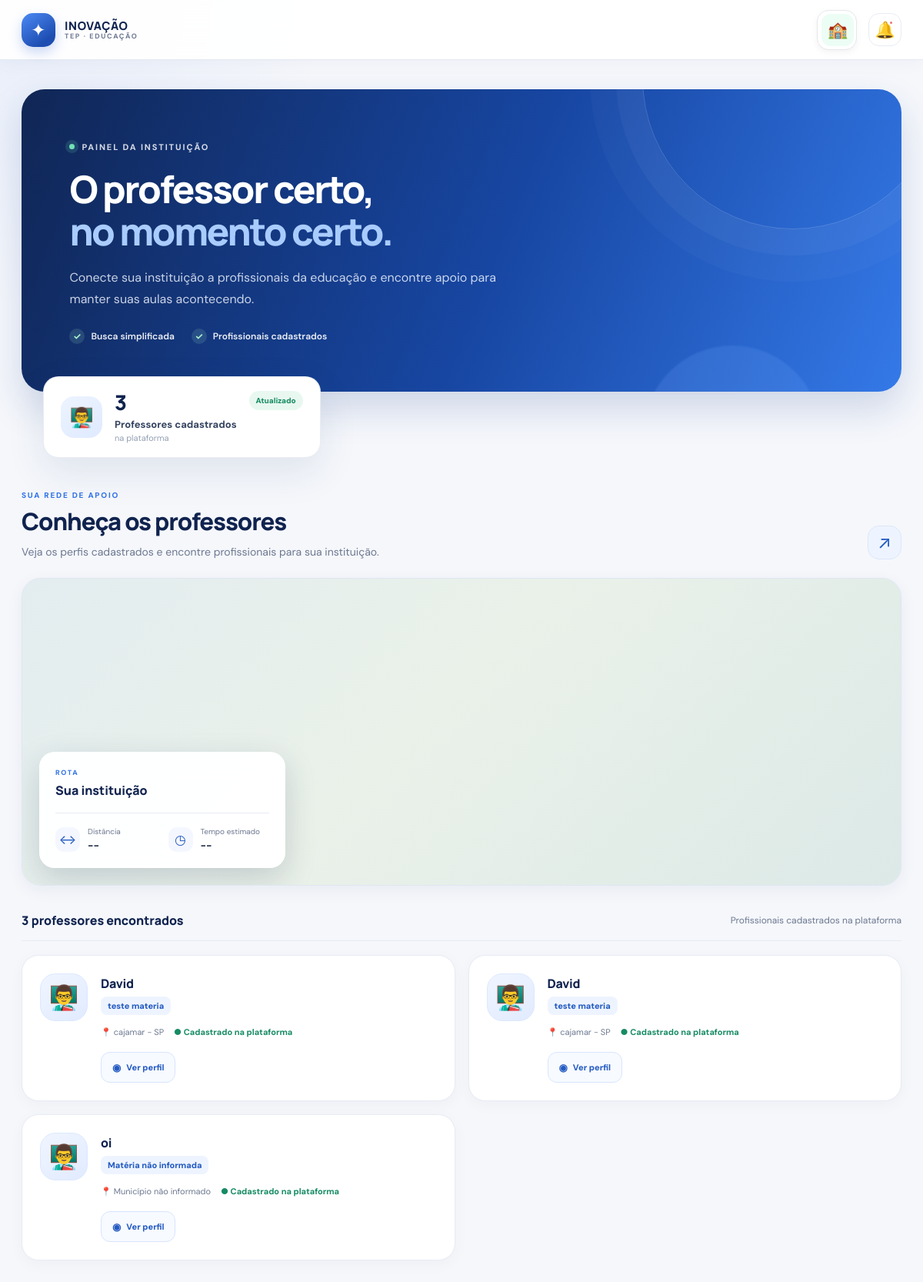
/instituicao/, run on an earlier commit of the app's database.
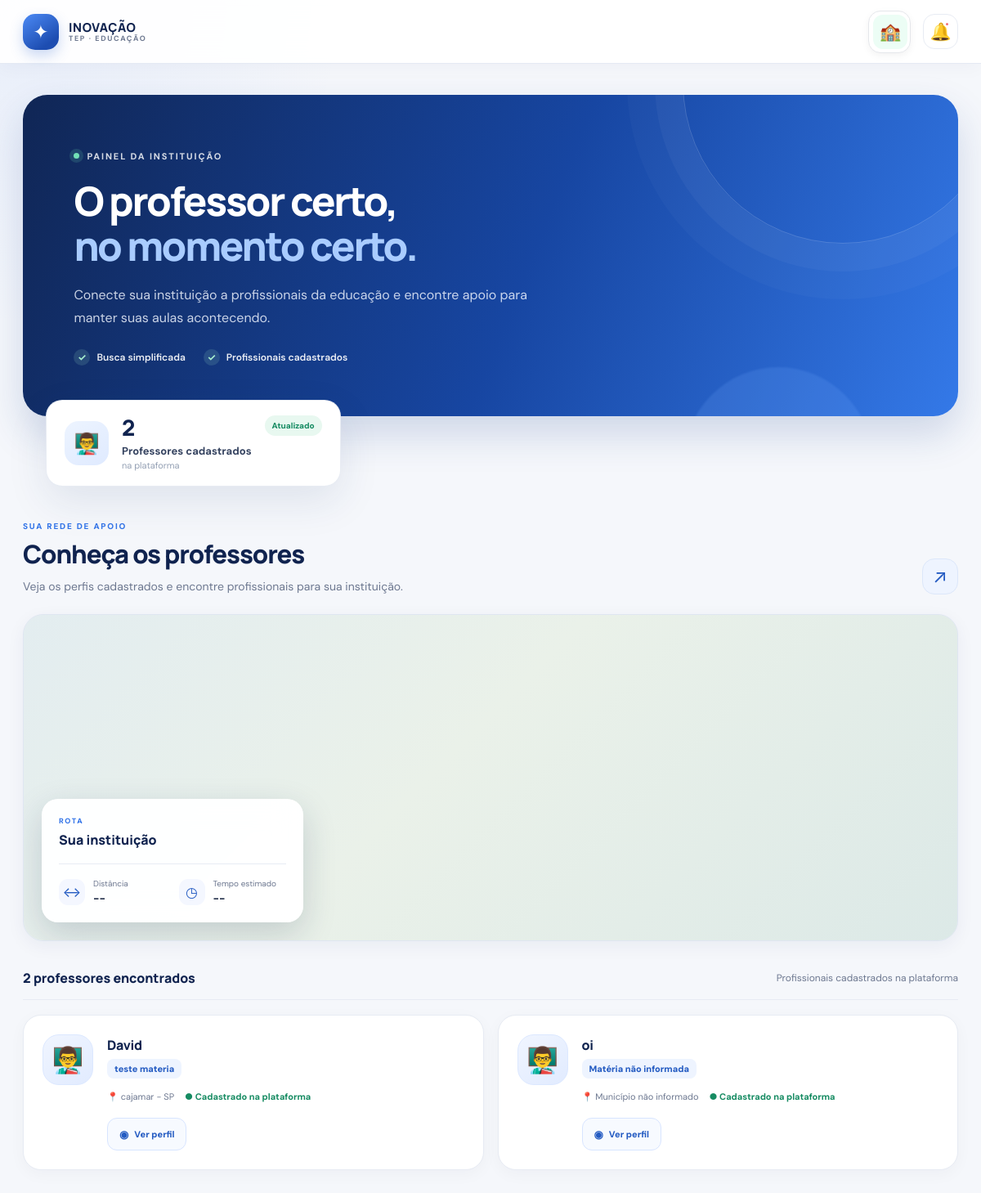
And on a later commit of the database.
### usuario/models.py (models this page shows, shortened)
class InformacoesColaborador(models.Model):
    usuario = models.OneToOneField(
        Usuarios, on_delete=models.CASCADE, related_name="informacoes_colaborador"
    )
    nome_completo = models.CharField(max_length=255, blank=True)
    nome_social = models.CharField(max_length=255, blank=True)
    data_nascimento = models.DateField(null=True, blank=True)
    genero = models.CharField(max_length=30, blank=True)
    possui_deficiencia = models.CharField(max_length=10, blank=True)
    necessidades_acessibilidade = models.TextField(blank=True)
    email = models.EmailField(blank=True)
    telefone = models.CharField(max_length=20, blank=True)
    cep = models.CharField(max_length=9, blank=True)
    numero = models.CharField(max_length=20, blank=True)
    logradouro = models.CharField(max_length=255, blank=True)
    complemento = models.CharField(max_length=255, blank=True)
    bairro = models.CharField(max_length=100, blank=True)
    municipio = models.CharField(max_length=100, blank=True)
    uf = models.CharField(max_length=2, blank=True)
    tipo_documento = models.CharField(max_length=20, blank=True)
    rg = models.CharField(max_length=30, blank=True)
    cpf = models.CharField(max_length=14, blank=True)
    materia = models.CharField(max_length=100, blank=True)
    tempo_integral = models.BooleanField(default=False)
    horario_inicio = models.TimeField(null=True, blank=True)
    horario_fim = models.TimeField(null=True, blank=True)
    formacao = models.CharField(max_length=255, blank=True)
    pos_graduacao = models.CharField(max_length=255, blank=True)
    disciplinas = models.JSONField(default=list, blank=True)
    observacoes = models.TextField(max_length=1000, blank=True)
    class Meta:
        db_table = "informacoes_colaborador"
        verbose_name = "Informação do colaborador"
        verbose_name_plural = "Informações dos colaboradores"
    perfil_ativo = models.BooleanField(
        default=True, verbose_name="Perfil visível para instituições"
    )

### instituicao/views.py (the view)
# urls.py: path('', views.pagina_instituicao, name='pagina_instituicao'),
def pagina_instituicao(request):
    colaboradores = (
        InformacoesColaborador.objects.filter(perfil_ativo=True)
        .select_related("usuario")
        .order_by("nome_completo")
    )
    return render(
        request,
        "instituicao/instituicao.html",
        {
            "colaboradores": colaboradores,
        },
    )

### templates/instituicao/instituicao.html (shortened to what the changed rows need)
{% load static %}
<!DOCTYPE html>
<html lang="pt-br">
<head>
    <link rel="stylesheet" href="{% static 'usuarios/css/componentes/perfis.css' %}">
    <link rel="stylesheet" href="{% static 'usuarios/css/componentes/painel_lateral.css' %}">
    <link rel="stylesheet" href="{% static 'usuarios/css/instituicao/instituicao.css' %}?v=3">
    <link rel="stylesheet" href="https://api.mapbox.com/mapbox-gl-js/v3.30.0/mapbox-gl.css">
<body>
    <main class="container">
        <section class="welcome">
            <h1>O professor certo,<br><span>no momento certo.</span></h1>
        </section>
        <section class="statistics" aria-label="Resumo de professores">
            <div class="stat-card">
                <div class="stat-copy">
                    <strong>{{ colaboradores|length }}</strong>
                    <p>Professores cadastrados</p>
                    <small>na plataforma</small>
                </div>
            </div>
        </section>
        <section class="search-section">
            <div class="section-header">
                <div class="section-heading-copy">
                    <h2>Conheça os professores</h2>
                </div>
            </div>
            <div class="results-title">
                <strong>{{ colaboradores|length }} professores encontrados</strong>
                <span>Profissionais cadastrados na plataforma</span>
            </div>
            <div class="teacher-list">
                {% for colaborador in colaboradores %}
                <article class="teacher-card">
                    <div class="teacher-photo">
                        {% if colaborador.genero == "Feminino" %}
                        👩‍🏫
                        {% else %}
                        👨‍🏫
                        {% endif %}
                    </div>
                    <div class="teacher-info">
                        <div class="teacher-name">
                            <h3>
                                {% if colaborador.nome_social %}
                                {{ colaborador.nome_social }}
                                {% else %}
                                {{ colaborador.nome_completo }}
                                {% endif %}
                            </h3>
                        </div>
                        <p class="subject">{{ colaborador.materia|default:"Matéria não informada" }}</p>
                        <div class="teacher-details">
                            <span>
                                📍 {{ colaborador.municipio|default:"Município não informado" }}
                                {% if colaborador.uf %}- {{ colaborador.uf }}{% endif %}
                            </span>
                            <span class="available">● Cadastrado na plataforma</span>
                        </div>
                        <div class="teacher-actions">
                            <button class="profile-btn" type="button" data-colaborador-id="{{ colaborador.pk }}">
                                Ver perfil
                            </button>
                        </div>
                    </div>
                </article>
                {% empty %}
                <div class="empty-results">
                    <span class="empty-icon" aria-hidden="true">👩‍🏫</span>
                    <h3>Nenhum professor por aqui ainda</h3>
                    <p>Assim que novos profissionais forem cadastrados, eles aparecerão nesta lista.</p>
                </div>
                {% endfor %}
            </div>
        </section>
    </main>
</body>
</html>

What changed in the data, as far as the page shows it:
no longer on this page (row edited): InformacoesColaborador: nome_completo "David", materia "teste materia", municipio "cajamar", uf "SP"
Also different on the page:
{{ colaboradores|length }}: "3" → "2"
